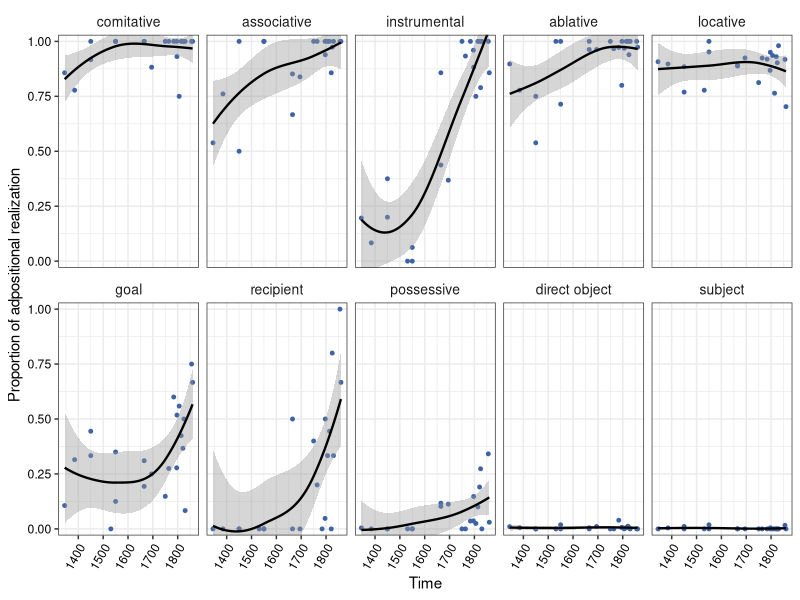
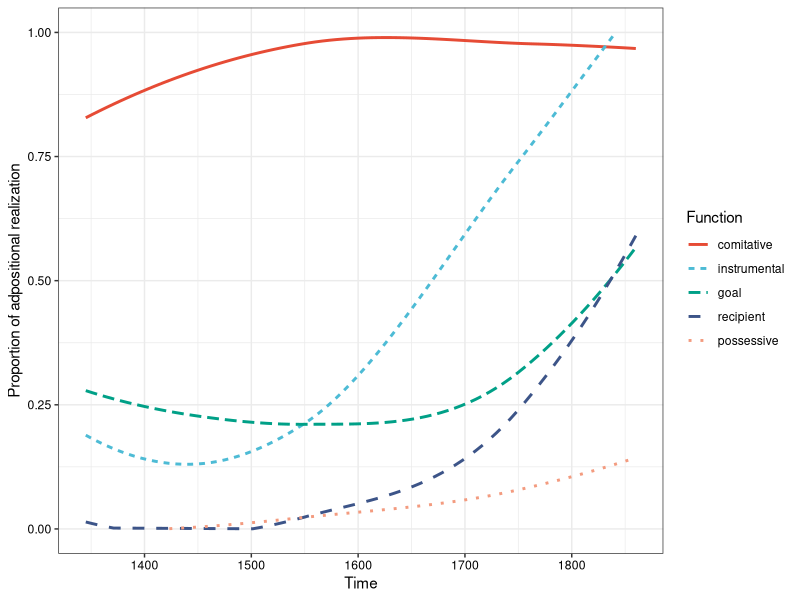
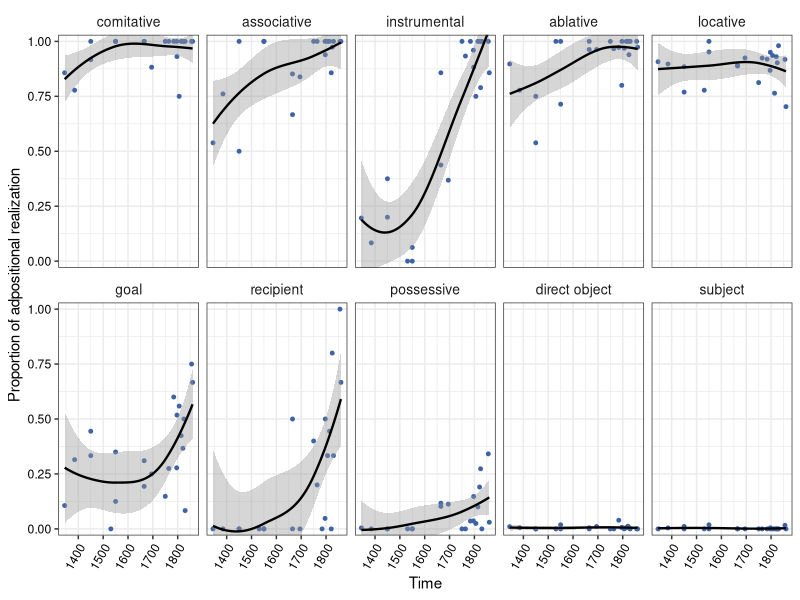
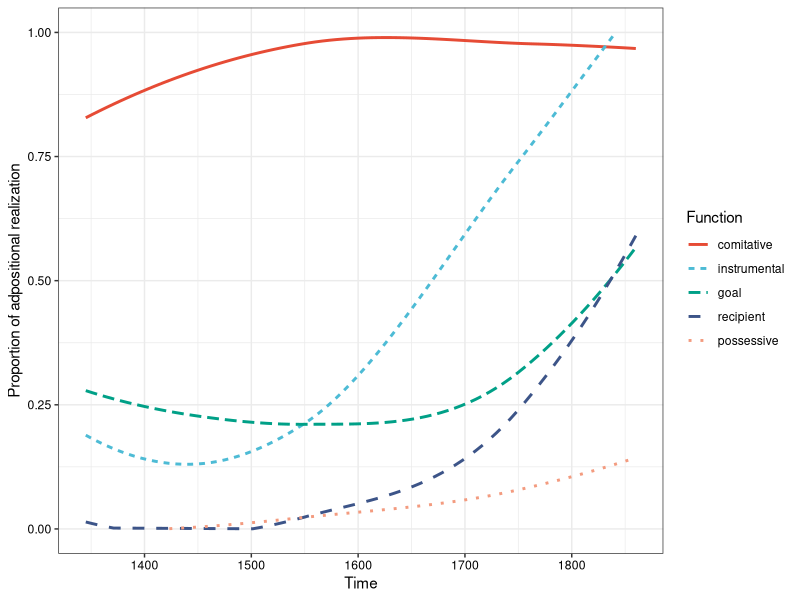

The R source for these figures, in order:
## ---- chunk 1
knitr::opts_chunk$set(echo = TRUE, fig.align="center", warning=FALSE, message=FALSE, tidy=TRUE, tidy.opts=list(width.cutoff=80))
## ---- chunk 2
library(ggplot2)
library(tidyverse)
library(dplyr)
library(ggsci)


# read in data
adpo_props <- read.csv("adpo_props.csv")
adpo_props_facet <- read.csv("adpo_props_facet.csv")

# factorize functions
adpo_props$func <- factor(adpo_props$func)
adpo_props_facet$func <- factor(adpo_props_facet$func)

# rename levels
levels(adpo_props$func) <- c("comitative", "goal", "instrumental", "possessive", "recipient")
levels(adpo_props_facet$func) <- c("ablative", "associative", "comitative", "direct object", "goal", "instrumental", "locative", "possessive", "recipient", "subject")

# change order of funcs
adpo_props$func <- factor(adpo_props$func, levels = c("comitative", "associative", "instrumental", "ablative", "locative", "goal", "recipient", "possessive", "direct object", "subject")) 
adpo_props_facet$func <- factor(adpo_props_facet$func, levels = c("comitative", "associative", "instrumental", "ablative", "locative", "goal", "recipient", "possessive", "direct object", "subject")) 

# adpositional proportions facet plot (all functions)
df <- adpo_props_facet
d <- ggplot(df, aes(x=date, y=prop)) + geom_point(color="#3d62a6", size=1.0) + geom_smooth(fullrange=FALSE, se=TRUE, span=1.5, color="black", size=0.8) + facet_wrap(.~func, nrow=2) + theme_bw() + theme(axis.text=element_text(color="black")) + ylim(0,1) + 
	scale_y_continuous(expand=c(0,0), limits=c(-1,2)) +
  coord_cartesian(ylim=c(-0.03,1.03)) + 
 ylab("Proportion of adpositional realization") + xlab("Time") +
 theme(axis.text.x=element_text(angle=60, hjust=1), strip.text=element_text(size=10.0), strip.background=element_blank())
#+  geom_point(aes(size=no_of_NPs))

print(d)

ggsave("Figure4.pdf", d, height=4, width=6.5)


# adpositional proportions second plot (com, ins, goal, recip and poss)
p <- ggplot(adpo_props, aes(x=date, y=prop, color=func, linetype=func, group=func)) + geom_smooth(se=FALSE, span=1.5) +
   labs(y= "Proportion of adpositional realization", x = "Time") + theme_bw() + theme(axis.text=element_text(color="black"))  +ylim(0,1) +
 scale_color_npg() + 
 labs(linetype= 'Function', color='Function') 

print(p)  

ggsave("Figure5.pdf", p, height=3.5, width=5.0)
